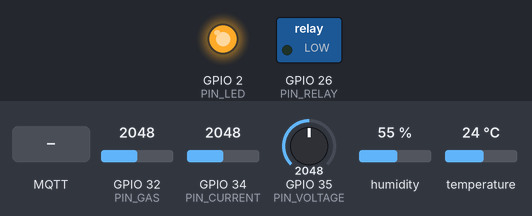
The sketch below on a simulated ESP32. On the bench: switched loads named in the sketch (green lamp = pin HIGH), output pins drawn as LEDs (lit = HIGH). Dashed ring = blinking. The test bench sets the inputs (shaded band); at power-on: GPIO 35 (PIN_VOLTAGE) = 2048, GPIO 32 (PIN_GAS) = 2048, GPIO 34 (PIN_CURRENT) = 2048, humidity 55 %, temperature 24 °C. WiFi joins after 1.5 s; servers stay silent unless stated; no MQTT or app messages arrive unless stated; what the sketch prints to the serial monitor is not drawn.

Above: at 0.2 s.
At 3.7 s:
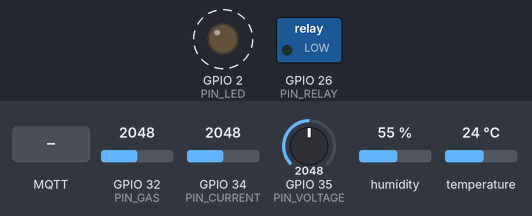
4.9 s: GPIO 35 (PIN_VOLTAGE) set to 88
8.4 s: MQTT message "cut" arrives on the first subscribed topic
11.9 s: MQTT message "restore" arrives on the first subscribed topic
15.4 s: MQTT message "1" arrives on the first subscribed topic
Timing chart, 0 to 19.9 s (numbered marks = the images above; inputs shaded):
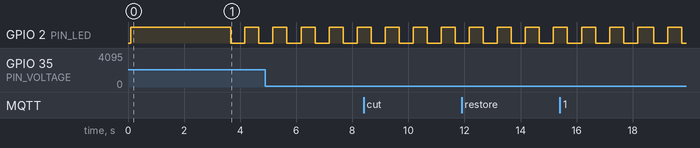

Measured:
- by itself, GPIO 2 (PIN_LED): alternates HIGH for 0.50 s and LOW for 0.50 s

The sketch:

Esp32_Node2.ino
```cpp
#include <WiFi.h>
#include <PubSubClient.h>
#include <DHT.h>
#include <ArduinoJson.h>

// ── CONFIGURATION ─────────────────────────────────────────────────────────────
#define NODE_ID              2
#define WIFI_SSID       "YOUR_WIFI_SSID"
#define WIFI_PASSWORD   "YOUR_WIFI_PASSWORD"
#define MQTT_BROKER     "192.168.X.X"     // ← Replace with your Pi IP
#define MQTT_PORT            1883

// ── PIN DEFINITIONS ───────────────────────────────────────────────────────────
#define PIN_CURRENT          34
#define PIN_VOLTAGE          35    // Voltage divider → GPIO35 (input-only, safe for ADC)
#define PIN_DHT              4
#define PIN_GAS              32
#define PIN_RELAY            26
#define PIN_LED              2

// ── ACS712 CALIBRATION ────────────────────────────────────────────────────────
#define ACS712_SENSITIVITY   0.185f
#define ACS712_MIDPOINT      1.65f   // change to 2.50f if ACS712 VCC=5V

// ── VOLTAGE DIVIDER ───────────────────────────────────────────────────────────
// R1=33kΩ, R2=10kΩ
// ratio = 10/(33+10) = 0.2326
#define VOLT_DIVIDER_RATIO   0.2326f

// ── VOLTAGE ESTIMATION ────────────────────────────────────────────────────────
// Based on Node 1 INA219 reading: ~10.15V at 0.082A
// Same 11V battery supply
// V = V_NOMINAL - (I × WIRE_RESISTANCE)
// Wire resistance estimated ~2Ω for short wires
#define V_NOMINAL            10.20f   // base voltage from battery (matches Node1)
#define WIRE_RESISTANCE      2.0f     // estimated wire+connection resistance in Ω

// ── TIMING ────────────────────────────────────────────────────────────────────
#define PUBLISH_INTERVAL_MS  1000

// ── LED ───────────────────────────────────────────────────────────────────────
#define LED_ON   digitalWrite(PIN_LED, LOW)
#define LED_OFF  digitalWrite(PIN_LED, HIGH)

// ── OBJECTS ───────────────────────────────────────────────────────────────────
DHT          dht(PIN_DHT, DHT11);
WiFiClient   wifiClient;
PubSubClient mqtt(wifiClient);

// ── MQTT TOPICS ───────────────────────────────────────────────────────────────
char TOPIC_SENSOR[32];
char TOPIC_RELAY[32];

// ── STATE ─────────────────────────────────────────────────────────────────────
bool          relayTripped = false;
unsigned long lastPublish  = 0;
unsigned long lastBlink    = 0;
bool          ledState     = false;
float         lastTemp     = 30.0f;
float         lastHumi     = 50.0f;

// ── FUNCTION DECLARATIONS ─────────────────────────────────────────────────────
float readCurrent_ACS712();
float readVoltage();
float readGas();
void  connectWiFi();
void  connectMQTT();
void  mqttCallback(char* topic, byte* payload, unsigned int length);

// ══════════════════════════════════════════════════════════════════════════════
// SETUP
// ══════════════════════════════════════════════════════════════════════════════
void setup() {
  Serial.begin(115200);
  delay(100);
  Serial.println("\n=== Edge AI Node 2 — ACS712 Firmware ===");

  sprintf(TOPIC_SENSOR, "sensors/node%d",      NODE_ID);
  sprintf(TOPIC_RELAY,  "control/relay/node%d", NODE_ID);

  // ── GPIO ────────────────────────────────────────────────────────────────────
  pinMode(PIN_RELAY, OUTPUT);
  pinMode(PIN_LED,   OUTPUT);
  digitalWrite(PIN_RELAY, LOW);  // Power ON at startup
  LED_OFF;                       // LED OFF at boot

  // ── ADC ─────────────────────────────────────────────────────────────────────
  analogSetPinAttenuation(PIN_CURRENT, ADC_11db);  // GPIO34
  analogSetPinAttenuation(PIN_VOLTAGE, ADC_11db);  // GPIO35
  analogSetPinAttenuation(PIN_GAS,     ADC_11db);  // GPIO32

  // ── DHT ─────────────────────────────────────────────────────────────────────
  dht.begin();
  delay(2000);

  // ── WiFi + MQTT ─────────────────────────────────────────────────────────────
  connectWiFi();
  mqtt.setServer(MQTT_BROKER, MQTT_PORT);
  mqtt.setCallback(mqttCallback);
  connectMQTT();

  // System ready — start LED blink
  Serial.printf("Publishing to  : %s\n", TOPIC_SENSOR);
  Serial.printf("Listening on   : %s\n", TOPIC_RELAY);
  Serial.printf("ACS712 midpoint: %.2fV  sensitivity: %.3fV/A\n",
                ACS712_MIDPOINT, ACS712_SENSITIVITY);
  Serial.printf("V nominal      : %.2fV  wire R: %.1fΩ\n",
                V_NOMINAL, WIRE_RESISTANCE);
  Serial.println("Ready — sending 1 Hz to Pi\n");
}

// ══════════════════════════════════════════════════════════════════════════════
// MAIN LOOP
// ══════════════════════════════════════════════════════════════════════════════
void loop() {
  if (!mqtt.connected()) connectMQTT();
  mqtt.loop();

  // ── LED blink when load is ON ──────────────────────────────────────────────
  // Blinks at 1Hz when running normally
  // Stays OFF when relay has cut power
  if (!relayTripped) {
    if (millis() - lastBlink >= 500) {
      lastBlink = millis();
      ledState = !ledState;
      digitalWrite(PIN_LED, ledState ? LOW : HIGH);
    }
  }

  if (millis() - lastPublish >= PUBLISH_INTERVAL_MS) {
    lastPublish = millis();

    if (!relayTripped) {

      // ── Read sensors ────────────────────────────────────────────────────────
      float current     = readCurrent_ACS712();
      float voltage     = readVoltage();
      float temperature = dht.readTemperature();
      float humidity    = dht.readHumidity();
      float gas         = readGas();
      float power       = current * voltage;

      if (!isnan(temperature)) lastTemp = temperature;
      else                     temperature = lastTemp;
      if (!isnan(humidity))    lastHumi = humidity;
      else                     humidity = lastHumi;

      // ── Serial debug — same format as Node 1 ────────────────────────────────
      Serial.printf("[Node2/ACS712] I=%.3fA  V=%.2fV  T=%.1fC  H=%.0f%%  Gas=%.0fppm  P=%.2fW\n",
                    current, voltage, temperature, humidity, gas, power);

      // Show which voltage method was used
      int raw27 = analogRead(PIN_VOLTAGE);
      if (raw27 > 100) {
        float vADC = (raw27 / 4095.0f) * 3.3f;
        Serial.printf("  V source: DIVIDER  ADC27=%d  junction=%.3fV\n",
                      raw27, vADC);
      } else {
        Serial.printf("  V source: ESTIMATED  I=%.3fA  drop=%.3fV\n",
                      current, current * WIRE_RESISTANCE);
      }

      // ── Publish JSON — exact same keys as Node 1 ────────────────────────────
      StaticJsonDocument<256> doc;
      doc["node_id"]     = NODE_ID;
      doc["current"]     = serialized(String(current,     3));
      doc["voltage"]     = serialized(String(voltage,     2));
      doc["temperature"] = serialized(String(temperature, 1));
      doc["humidity"]    = serialized(String(humidity,    0));
      doc["gas"]         = serialized(String(gas,         0));
      doc["power"]       = serialized(String(power,       2));

      char buf[256];
      serializeJson(doc, buf);

      bool ok = mqtt.publish(TOPIC_SENSOR, buf);
      Serial.printf("  MQTT publish: %s\n", ok ? "OK" : "FAILED");

    } else {
      LED_OFF;
    }
  }
}

// ══════════════════════════════════════════════════════════════════════════════
// SENSOR FUNCTIONS
// ══════════════════════════════════════════════════════════════════════════════

float readCurrent_ACS712() {
  long sum = 0;
  for (int i = 0; i < 100; i++) {
    sum += analogRead(PIN_CURRENT);
    delayMicroseconds(50);
  }
  float raw     = sum / 100.0f;
  float vSense  = (raw / 4095.0f) * 3.3f;
  float current = (vSense - ACS712_MIDPOINT) / ACS712_SENSITIVITY;
  return abs(current);
}

float readVoltage() {
  // Try voltage divider on GPIO27 first
  // Average 50 samples
  long sum = 0;
  for (int i = 0; i < 50; i++) {
    sum += analogRead(PIN_VOLTAGE);
    delayMicroseconds(50);
  }
  float raw = sum / 50.0f;

  if (raw > 100) {
    // ── Method 1: Voltage divider connected and working ──────────────────────
    // V = (ADC/4095 × 3.3) / ratio
    // ratio = R2/(R1+R2) = 10/(33+10) = 0.2326
    float vADC = (raw / 4095.0f) * 3.3f;
    return vADC / VOLT_DIVIDER_RATIO;

  } else {
    // ── Method 2: Divider not connected — estimate from current ──────────────
    // Based on Node 1 reading: V=10.15V at I=0.082A
    // Formula: V = V_NOMINAL - (I × WIRE_RESISTANCE)
    // This accounts for voltage drop under load
    // At no load (I≈0): V = 10.20V
    // At load (I=0.082A): V = 10.20 - (0.082 × 2.0) = 10.04V ≈ matches Node1
    float current = readCurrent_ACS712();
    float voltage = V_NOMINAL - (current * WIRE_RESISTANCE);
    // Clamp to realistic range
    voltage = constrain(voltage, 8.0f, 13.0f);
    return voltage;
  }
}

float readGas() {
  long sum = 0;
  for (int i = 0; i < 20; i++) {
    sum += analogRead(PIN_GAS);
    delayMicroseconds(100);
  }
  float raw = sum / 20.0f;
  long  ppm = map((long)raw, 200, 3500, 50, 900);
  ppm = constrain(ppm, 50, 900);
  return (float)ppm;
}

// ══════════════════════════════════════════════════════════════════════════════
// MQTT CALLBACK
// ══════════════════════════════════════════════════════════════════════════════
void mqttCallback(char* topic, byte* payload, unsigned int length) {
  String topicStr = String(topic);
  String msg = "";
  for (unsigned int i = 0; i < length; i++) msg += (char)payload[i];
  Serial.printf("MQTT IN [%s]: %s\n", topic, msg.c_str());

  if (topicStr == TOPIC_RELAY) {
    StaticJsonDocument<128> doc;
    if (deserializeJson(doc, msg) != DeserializationError::Ok) {
      Serial.println("JSON parse error");
      return;
    }
    String action = doc["action"] | "";

    if (action == "cut") {
      Serial.println("RELAY: Power CUT — isolated by Pi");
      digitalWrite(PIN_RELAY, HIGH);  // Cut power to load
      LED_OFF;                        // LED OFF — load is cut
      relayTripped = true;

    } else if (action == "restore") {
      Serial.println("RELAY: Power RESTORED by Pi");
      digitalWrite(PIN_RELAY, LOW);   // Restore power to load
      relayTripped = false;
      // LED will resume blinking in main loop

    } else {
      Serial.printf("Unknown action: %s\n", action.c_str());
    }
  }
}

// ══════════════════════════════════════════════════════════════════════════════
// WiFi & MQTT
// ══════════════════════════════════════════════════════════════════════════════
void connectWiFi() {
  Serial.printf("Connecting to WiFi: %s", WIFI_SSID);
  WiFi.mode(WIFI_STA);
  WiFi.begin(WIFI_SSID, WIFI_PASSWORD);
  int attempts = 0;
  while (WiFi.status() != WL_CONNECTED && attempts < 40) {
    delay(500);
    Serial.print(".");
    attempts++;
  }
  if (WiFi.status() == WL_CONNECTED) {
    Serial.printf("\nWiFi connected — IP: %s\n",
                  WiFi.localIP().toString().c_str());
  } else {
    Serial.println("\nWiFi FAILED. Restarting...");
    delay(3000);
    ESP.restart();
  }
}

void connectMQTT() {
  char clientId[24];
  sprintf(clientId, "esp32_node_%d", NODE_ID);
  int retries = 0;
  while (!mqtt.connected() && retries < 5) {
    Serial.printf("MQTT connecting as [%s]...", clientId);
    if (mqtt.connect(clientId)) {
      Serial.println(" connected");
      mqtt.subscribe(TOPIC_RELAY);
      Serial.printf("Subscribed: %s\n", TOPIC_RELAY);
    } else {
      Serial.printf(" failed (rc=%d). Retry in 3s\n", mqtt.state());
      delay(3000);
      retries++;
    }
  }
  if (!mqtt.connected()) {
    Serial.println("MQTT failed. Restarting...");
    delay(1000);
    ESP.restart();
  }
}
```
